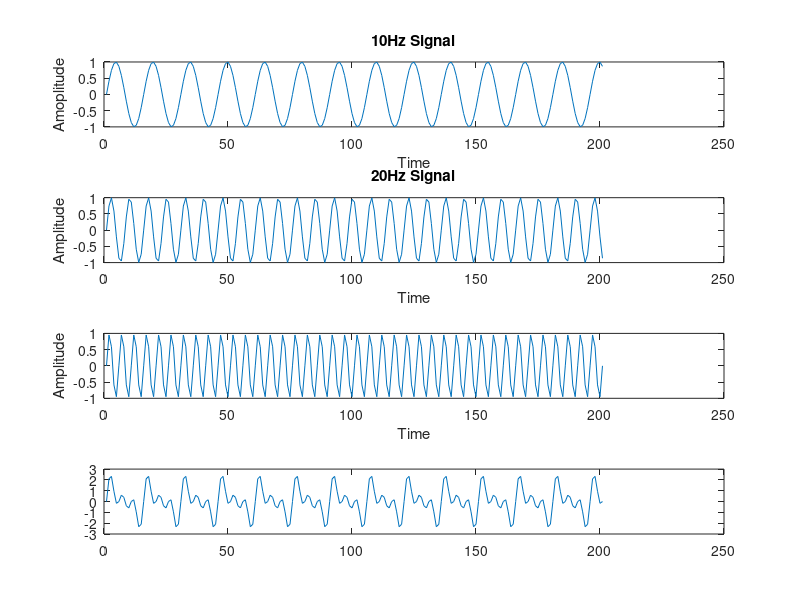
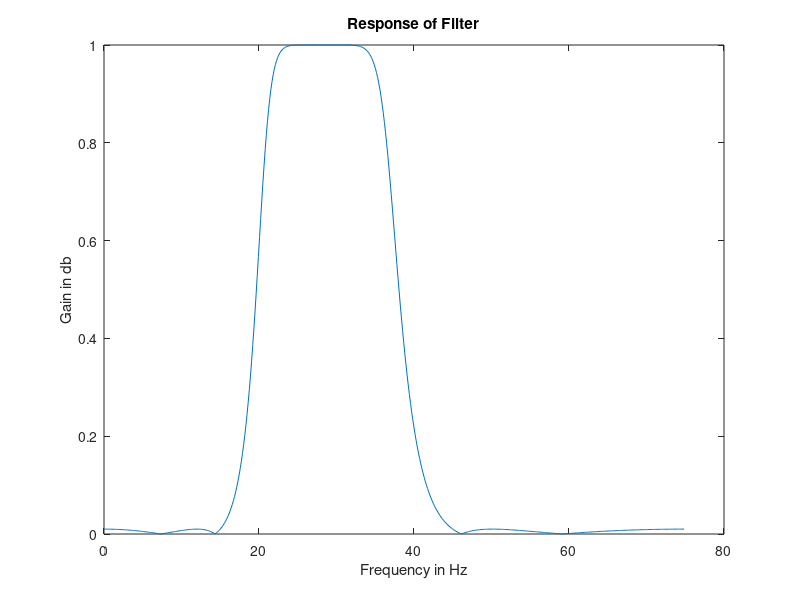
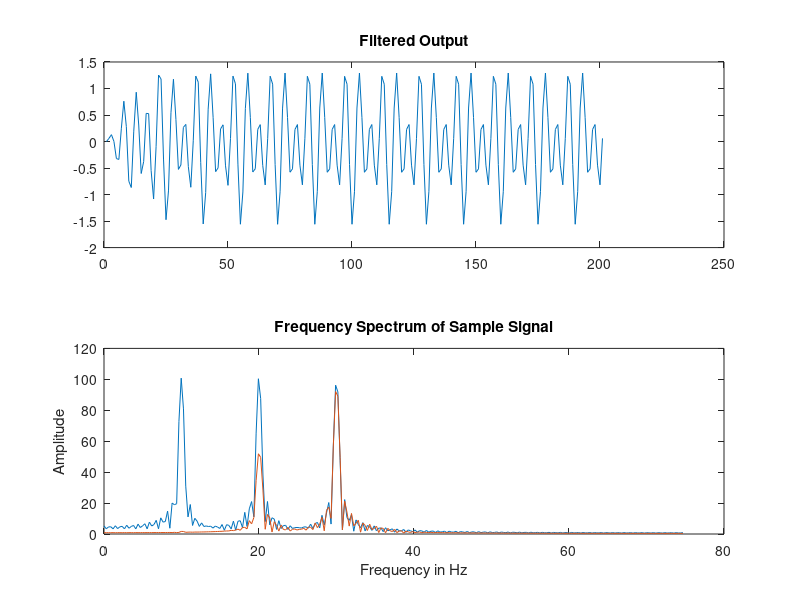

The MATLAB source for these figures, in order:
clc
clear all
close all

t = 0:200;
fs = 150;
N = 256;
s1 = sin(2*pi*10*t/fs);
subplot(4,1,1);
plot(s1);
title('10Hz Signal');
xlabel('Time');
ylabel('Amoplitude');
s2 = sin(2*pi*20*t/fs);
subplot(4,1,2);
plot(s2);
title('20Hz Signal');
xlabel('Time');
ylabel('Amplitude');
s3 = sin(2*pi*30*t/fs);
subplot(4,1,3);
plot(s3);
xlabel('Time');
ylabel("Amplitude");
s4 = s1+s2+s3;
subplot(4,1,4);
plot(s4);

%IIR BANDPASS FILTER(CHEBYSHEV TYPE_2 FILTER)
[b,a] = cheby2(4,40,[15 45]*2/fs);
[h,w] = freqz(b,a,512);
figure(2);
plot(w*fs/(2*pi),abs(h));
xlabel('Frequency in Hz');
ylabel('Gain in db');
title('Response of Filter');
sf = filter(b,a,s4);
figure(3);
subplot(2,1,1);
plot(sf);
title('Filtered Output');
y = fft(s4,512);
y1 = fft(sf,512);
p = ((0:255)/256*fs/2);
subplot(2,1,2);
plot(p,abs([y(1:256)',y1(1:256)']));
title('Frequency Spectrum of Sample Signal');
xlabel('Frequency in Hz');
ylabel('Amplitude');